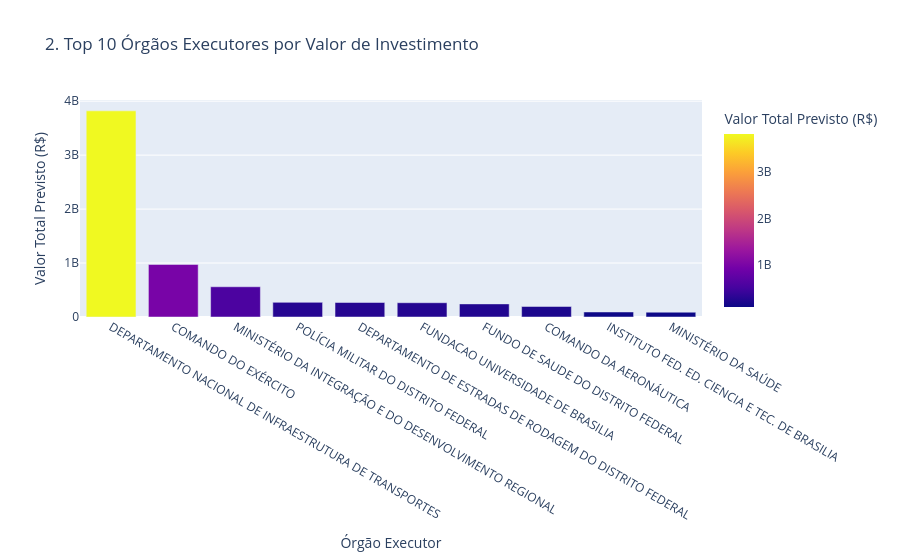
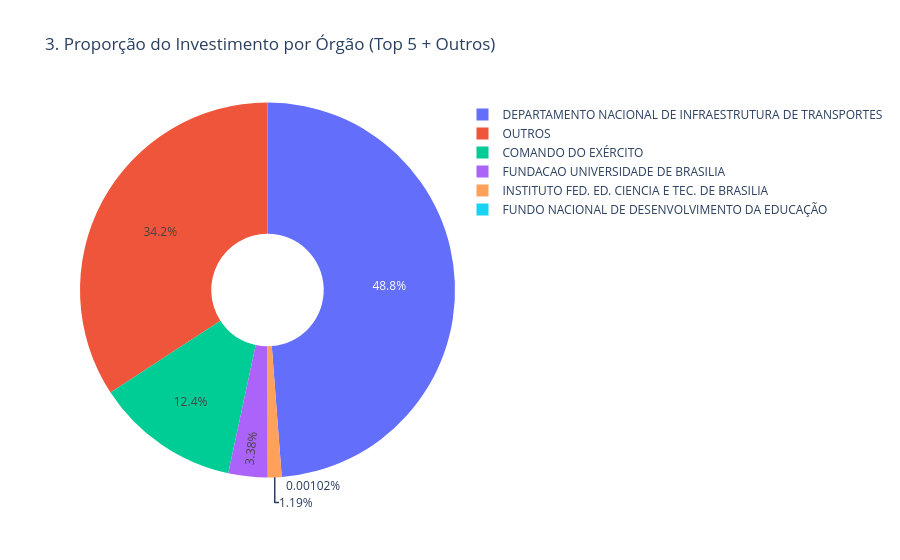

These figures' notebook cell, in order:
### Markdown cell above
### 7.2 - Análise por Órgão

Objetivo: Visualizar a contribuição dos órgãos executores para o investimento total.

### Code cell
# 1. Gráfico de Barras: Top 10 Órgãos por Valor
top_orgaos = (
    df_clean.groupby('orgao_executor', observed=True)['valor_total_previsto']
    .sum()
    .nlargest(10)
    .reset_index()
)

fig_bar = px.bar(
    top_orgaos,
    x='orgao_executor',
    y='valor_total_previsto',
    title='2. Top 10 Órgãos Executores por Valor de Investimento',
    labels={'orgao_executor': 'Órgão Executor', 'valor_total_previsto': 'Valor Total Previsto (R$)'},
    color='valor_total_previsto',
    color_continuous_scale=px.colors.sequential.Plasma
)

fig_bar.update_layout(xaxis={'categoryorder': 'total descending'})
fig_bar.write_image("visualizacoes/02_top_orgaos_barras.png")
fig_bar.show()

# 2. Gráfico de Pizza: Proporção do Total (Top 5 + Outros)
top_5_orgaos = df_clean['orgao_executor'].value_counts().nlargest(5).index.tolist()
df_pizza = df_clean.copy()
df_pizza['orgao_agregado'] = df_pizza['orgao_executor'].apply(lambda x: x if x in top_5_orgaos else 'OUTROS')

fig_pie = px.pie(
    df_pizza,
    names='orgao_agregado',
    values='valor_total_previsto',
    title='3. Proporção do Investimento por Órgão (Top 5 + Outros)',
    hole=.3
)

fig_pie.write_image("visualizacoes/03_proporcao_orgaos_pizza.png")
fig_pie.show()

### Figure 1 — Plotly figure (JSON) as saved in the notebook; plotly's stock layout.template omitted (floating-point values rounded to 4 significant figures)
{"data": [{"hovertemplate": "Órgão Executor=%{x}<br>Valor Total Previsto (R$)=%{marker.color}<extra></extra>", "legendgroup": "", "marker": {"color": [3821000000.0, 973800000.0, 560500000.0, 271200000.0, 269000000.0, 264500000.0, 242800000.0, 195000000.0, 93130000.0, 88900000.0], "coloraxis": "coloraxis", "pattern": {"shape": ""}}, "name": "", "orientation": "v", "showlegend": false, "textposition": "auto", "type": "bar", "x": ["DEPARTAMENTO NACIONAL DE INFRAESTRUTURA DE TRANSPORTES", "COMANDO DO EXÉRCITO", "MINISTÉRIO DA INTEGRAÇÃO E DO DESENVOLVIMENTO REGIONAL", "POLÍCIA MILITAR DO DISTRITO FEDERAL", "DEPARTAMENTO DE ESTRADAS DE RODAGEM DO DISTRITO FEDERAL", "FUNDACAO UNIVERSIDADE DE BRASILIA", "FUNDO DE SAUDE DO DISTRITO FEDERAL", "COMANDO DA AERONÁUTICA", "INSTITUTO FED. ED. CIENCIA E TEC. DE BRASILIA", "MINISTÉRIO DA SAÚDE"], "xaxis": "x", "y": [3821000000.0, 973800000.0, 560500000.0, 271200000.0, 269000000.0, 264500000.0, 242800000.0, 195000000.0, 93130000.0, 88900000.0], "yaxis": "y"}], "layout": {"barmode": "relative", "coloraxis": {"colorbar": {"title": {"text": "Valor Total Previsto (R$)"}}, "colorscale": [[0, "#0d0887"], [0.1111, "#46039f"], [0.2222, "#7201a8"], [0.3333, "#9c179e"], [0.4444, "#bd3786"], [0.5556, "#d8576b"], [0.6667, "#ed7953"], [0.7778, "#fb9f3a"], [0.8889, "#fdca26"], [1, "#f0f921"]]}, "legend": {"tracegroupgap": 0}, "title": {"text": "2. Top 10 Órgãos Executores por Valor de Investimento"}, "xaxis": {"anchor": "y", "categoryorder": "total descending", "domain": [0, 1], "title": {"text": "Órgão Executor"}}, "yaxis": {"anchor": "x", "domain": [0, 1], "title": {"text": "Valor Total Previsto (R$)"}}}}

### Figure 2 — Plotly figure (JSON) as saved in the notebook; plotly's stock layout.template omitted (floating-point values rounded to 4 significant figures; data arrays with more than 128 entries replaced by an {"elided": "..."} marker saying what was removed)
{"data": [{"domain": {"x": [0, 1], "y": [0, 1]}, "hole": 0.3, "hovertemplate": "orgao_agregado=%{label}<br>valor_total_previsto=%{value}<extra></extra>", "labels": {"elided": "696 str values"}, "legendgroup": "", "name": "", "showlegend": true, "type": "pie", "values": {"elided": "696 float values"}}], "layout": {"legend": {"tracegroupgap": 0}, "title": {"text": "3. Proporção do Investimento por Órgão (Top 5 + Outros)"}}}
